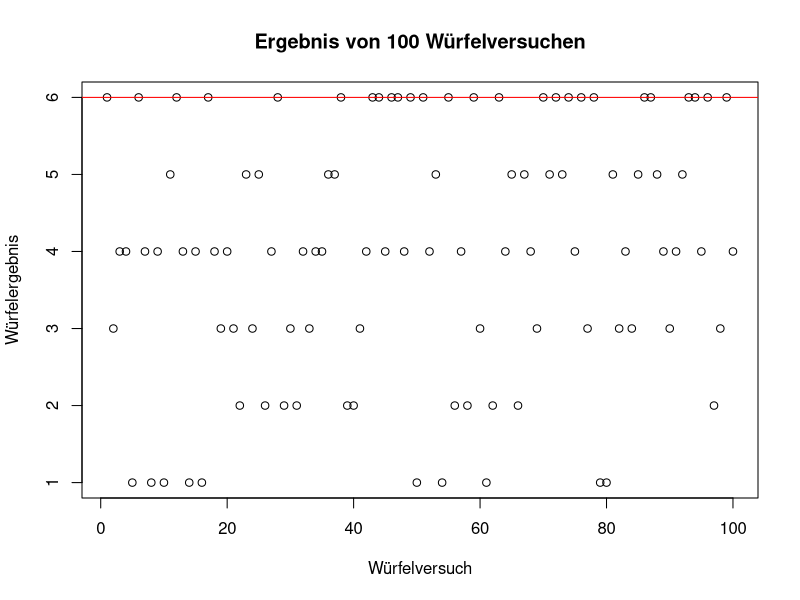
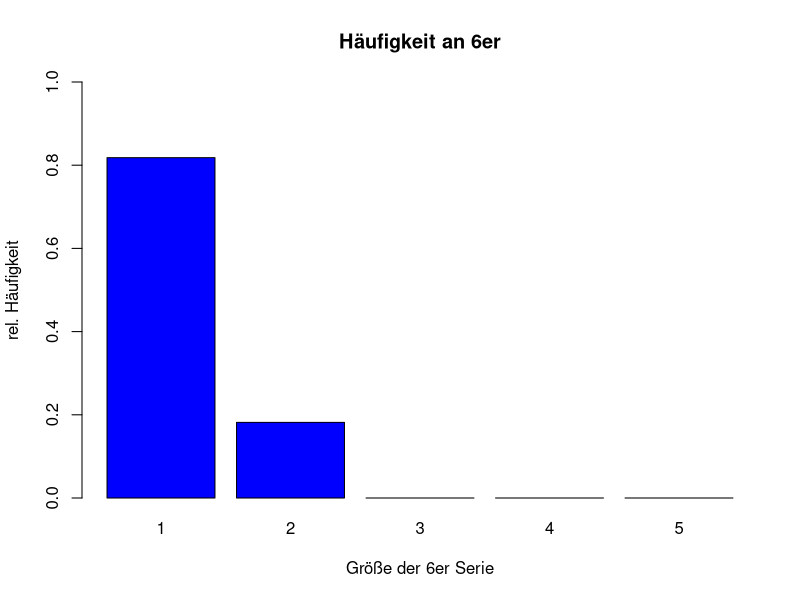
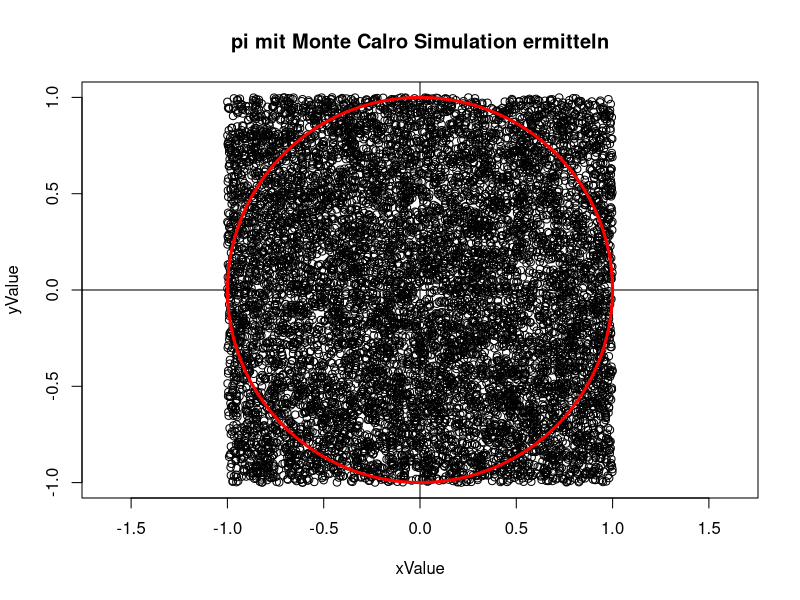
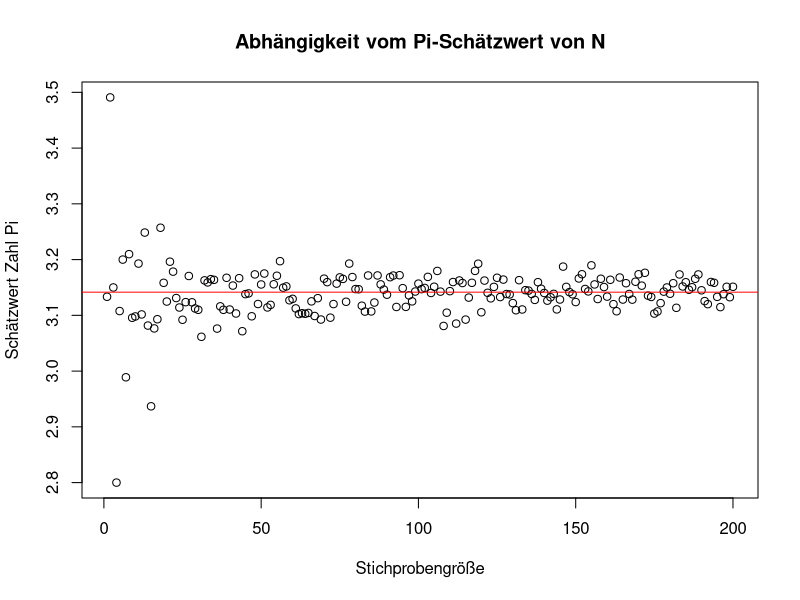

Write the R code that produced these figures, in order.
## ---- chunk 1
N <- 100
# Mit floor wird die Zufallszahl auf die nächste kleinere Ganzzahl abgerundet.
# runif erzeugt N gleichverteilte Zufallszahlen
Muenzwurf.vec <- floor(runif(N) * 2)
Muenzwurf.vec
# Speichern des zufälligen Ausgangsvektors für die Feststellung der Nuller-Serien
Muenzwurf0.vec <- Muenzwurf.vec
## ---- chunk 2
# Definition einer Variable für die Seriengröße. Dies ermöglicht eine Veränderung an dieser Stelle, ohne jeden Wert einzeln anpassen zu müssen.
n <- 12
## ---- chunk 3
# ablegen der Zufallszahlen in einer Tabelle
Serie.df <- data.frame(Seriengröße = c(1:n), Anzahl_Zahl = rep(0,n), Anzahl_Kopf = rep(0,n))
# Bestimmung der Anzahl 1er - also Zahl - der N Münzwürfe
N1 <- sum(Muenzwurf.vec)
# Shiften des Vektors Muenzwurf1.vec, da alle alleinstehenden 1er gezählt worden sind. Es verbleiben noch 2er und längere Gruppen 1er.
Muenzwurf1.vec <- Muenzwurf.vec * c(0,Muenzwurf.vec[-length(Muenzwurf.vec)])
# Die Summe an einzelnen 1ern in der Folge wird gezählt
N2 <- sum(Muenzwurf1.vec + c(Muenzwurf1.vec[-1],0) > 0)
Serie.df$Anzahl_Zahl[1] <- N1-N2

# In der Schleife werden alle 1er Folgen mit 2 oder mehr aufeinanderfolgenden 1er gezählt. Die Zählung funktioniert nach demselben Prinzip über Shifting und Zählen wie bereits bei den alleinstehenden 1ern.
i <- 2
while (i <= n) {
  Muenzwurf.vec <- Muenzwurf1.vec
  N1 <- sum(Muenzwurf.vec)
  Muenzwurf1.vec <- Muenzwurf.vec * c(0,Muenzwurf.vec[-length(Muenzwurf.vec)])
  N2 <- sum(Muenzwurf1.vec + c(Muenzwurf1.vec[-1],0) > 0)
  Serie.df$Anzahl_Zahl[i] <- N1-N2
  i <- i + 1
}

Serie.df
## ---- chunk 4
# Es werden alle Nuller auf 1 gesetzt und alle 1er auf Null
Muenzwurf.vec <- (Muenzwurf0.vec == 0) * 1

# Die Zählung der Nullen im Vektor erfolgt auf dieselbe Weise wie die oben bereits beschriebene Variante der Zählung der 1er in der Zufallszahlenfolge.
N1 <- sum(Muenzwurf.vec)
Muenzwurf1.vec <- Muenzwurf.vec * c(0,Muenzwurf.vec[-length(Muenzwurf.vec)])
N2 <- sum(Muenzwurf1.vec + c(Muenzwurf1.vec[-1],0) > 0)
Serie.df$Anzahl_Kopf[1] <- N1-N2

i <- 2
while (i <= n) {
  Muenzwurf.vec <- Muenzwurf1.vec
  N1 <- sum(Muenzwurf.vec)
  Muenzwurf1.vec <- Muenzwurf.vec * c(0,Muenzwurf.vec[-length(Muenzwurf.vec)])
  N2 <- sum(Muenzwurf1.vec + c(Muenzwurf1.vec[-1],0) > 0)
  Serie.df$Anzahl_Kopf[i] <- N1-N2
  i <- i + 1
}

Serie.df
## ---- chunk 5
i <- 3
Zahl <- 0
Kopf <- 0
SerieGroesserGleich3_1 <- 0
SerieGroesserGleich3_0 <- 0

# Zählschleife zur Ermittlung der Anzahl an Kopf (0) und Zahl (1) Serien mit mehr oder gleich 3 gleichen aufeinanderfolgenend Münzwürfen
while (i <= n) {
  Zahl <- Serie.df$Anzahl_Zahl[i]
  Kopf <- Serie.df$Anzahl_Kopf[i]
  SerieGroesserGleich3_1 <- SerieGroesserGleich3_1 + Zahl
  SerieGroesserGleich3_0 <- SerieGroesserGleich3_0 + Kopf
  i <- i + 1
}
SerieGroesserGleich3_1
SerieGroesserGleich3_0

# Summe der Folge mit mehr oder gleich 3 gleichen Münzwürfen hintereinander
SerieGroesserGleich3 <- SerieGroesserGleich3_0 + SerieGroesserGleich3_1
SerieGroesserGleich3

## ---- chunk 6
X.vec <- 1:100
Wuerfeln.vec <- floor(runif(length(X.vec),1,7))
Wuerfeln.vec
# Alle 6er werden auf 1 gesetzt, die restlichen Zahlen werden 0 gesetzt
Wuerfelwahrscheinlichkeit.vec <- (Wuerfeln.vec == 6) * 1
Wuerfelwahrscheinlichkeit.vec
Wuerfelwahrscheinlichkeit0.vec <- Wuerfelwahrscheinlichkeit.vec
## ---- chunk 7
n <- 5
## ---- chunk 8
Wuerfelserie.df <- data.frame(Seriengröße = c(1:n), Anzahl_6 = rep(0,n))
# Anzahl der gewürfelten 6er
N1 <- sum(Wuerfelwahrscheinlichkeit.vec)
Wuerfelwahrscheinlichkeit1.vec <- Wuerfelwahrscheinlichkeit.vec * c(0,Wuerfelwahrscheinlichkeit.vec[-length(Wuerfelwahrscheinlichkeit.vec)])
# Anzahl der 6er die alleinstehend sind - keine Folge
N2 <- sum(Wuerfelwahrscheinlichkeit1.vec + c(Wuerfelwahrscheinlichkeit1.vec[-1],0) > 0)
Wuerfelserie.df$Anzahl_6[1] <- N1-N2


# Ermittlung der Anzahl 6er die in einer Folge aus 2 oder mehr Elementen auftreten
i <- 2
while (i <= n) {
  Wuerfelwahrscheinlichkeit.vec <- Wuerfelwahrscheinlichkeit1.vec
  N1 <- sum(Wuerfelwahrscheinlichkeit.vec)
  Wuerfelwahrscheinlichkeit1.vec <- Wuerfelwahrscheinlichkeit.vec * c(0,Wuerfelwahrscheinlichkeit.vec[-length(Wuerfelwahrscheinlichkeit.vec)])
  N2 <- sum(Wuerfelwahrscheinlichkeit1.vec + c(Wuerfelwahrscheinlichkeit1.vec[-1],0) > 0)
  Wuerfelserie.df$Anzahl_6[i] <- N1-N2
  i <- i + 1
}
Wuerfelserie.df
## ---- chunk 9
# Ermittlung der Anzahl an Folgen, in denen ein 6er 3 oder mehrmal hintereinander auftritt
Sechserserie <- Wuerfelserie.df$Anzahl_6[3] + Wuerfelserie.df$Anzahl_6[4] + Wuerfelserie.df$Anzahl_6[5]
Sechserserie
## ---- chunk 10
plot(X.vec, Wuerfeln.vec, ylim=c(1,6), xlab = "Würfelversuch", ylab = "Würfelergebnis", main = "Ergebnis von 100 Würfelversuchen")
abline(h=6, col="red")
## ---- chunk 11
barplot(Wuerfelserie.df$Anzahl_6/sum(Wuerfelserie.df$Anzahl_6),names=c(1:5), main = "Häufigkeit an 6er", ylab = "rel. Häufigkeit", xlab = "Größe der 6er Serie", col = "blue", ylim = c(0,1))
## ---- chunk 12
library("plotrix")
## ---- chunk 13
N <- 10
Sprung <- 50
MaxN <- 10050
Pi.vec = rep(0,((MaxN-N)/Sprung))
## ---- chunk 14
while (N <= MaxN) {
  # Definition von x- und y- Werten an gleichverteilten Zufallszahlen
  Xrand.vec <- runif(N,-1,1)
  Yrand.vec <- runif(N,-1,1)
  # Zufallszahlen in die Ebene bringen
  M.df <- data.frame(xValue = Xrand.vec, yValue = Yrand.vec)
  
  # Zählt Punkte im Kreis
  n <- 0
  j <- 1
  while (j <= N) {
    # Überprüfung, ob Punkt sich im Kreis befindet
    D <- sqrt(M.df$xValue[j]^2 + M.df$yValue[j]^2)
    if(D <= 1){
      # Zählen der Punkte im Kreis
      n <- n + 1
    }
    j <- j + 1
  }
  #Berechnung der Zahl Pi mit der Monte-Carlo Methode
  Pi.vec[N/Sprung] <- (n/N) * 4
  N <- N + Sprung
}
## ---- chunk 15
summary(Pi.vec)
## ---- chunk 16
# grafische Darstellung der Zufallszahlenverteilung innerhalb eines Quadrats mit der Seitenlänge 2
plot(M.df, main = "pi mit Monte Calro Simulation ermitteln", xlim = c(-1,1), ylim = c(-1,1), asp = 1)
abline(h = 0)
abline(v = 0)
draw.circle(0, 0, 1, border = "red", lwd = 3)
## ---- chunk 17
# Darstellung, dass der Schätzwert von Pi umso genauer ist, je mehr Zufallszahlen für die Monte-Carlo Methode verwendet werden.
plot(Pi.vec, ylab = "Schätzwert Zahl Pi", main = "Abhängigkeit vom Pi-Schätzwert von N", xlab = "Stichprobengröße")
abline(h = 3.14159, col = "red")
## ---- chunk 18
Autounfall.tab <- as.table(rbind(c(100,8910,9010), c(90,900,990), c(190,9810,10000)))
dimnames(Autounfall.tab) <- list(Gurt = c("angeschnallt", "nicht angeschnallt", "Gesamt"), Leben = c("gestorben", "überlebt", "Gesamt"))
Autounfall.tab
## ---- chunk 19
Kontingtab.tab <- as.table(rbind(c(1.0,89.1,90.1), c(0.9,9.0,9.9), c(1.9,98.1,100.0)))
dimnames(Kontingtab.tab) <- list(Gurt = c("angeschnallt", "nicht angeschnallt", "Gesamt"), Leben = c("gestorben", "überlebt", "Gesamt"))
Kontingtab.tab
## ---- chunk 20
Verunf_Angeg <- 8910+(190-90)
Verunf_Angeg
Anteil_Verunf_Angeg <- (Verunf_Angeg/10000)
Anteil_Verunf_Angeg
## ---- chunk 21
angeschnallt <- (190-90) / Verunf_Angeg
nichtAngeschnallt <- 90 / (10000-Verunf_Angeg)
Risiko <- nichtAngeschnallt/angeschnallt
Risiko
## ---- chunk 22
mu <- 0*0.29 + 1*0.21 + 3*0.4 + 4*0.09 + 5*0.01
mu
